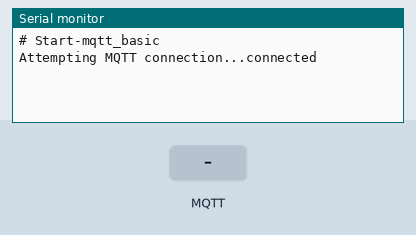
Simulated run of this sketch. Board: Arduino Uno, built with avr-gcc and run on an emulated ATmega328P. Shown: the last lines printed to the serial monitor. The inputs (shaded band) are chosen by the test bench. WiFi joins after 1.5 s; servers stay silent unless stated; no MQTT or app messages arrive unless stated.

Above: at 4.2 s.
4.3 s: MQTT message "1" arrives on the first subscribed topic
At 4.7 s:
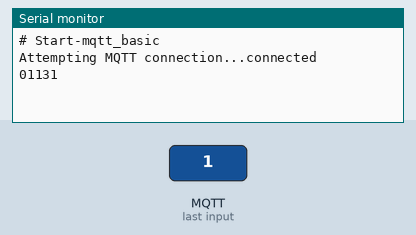
5.8 s: MQTT message "on" arrives on the first subscribed topic
At 7.0 s:
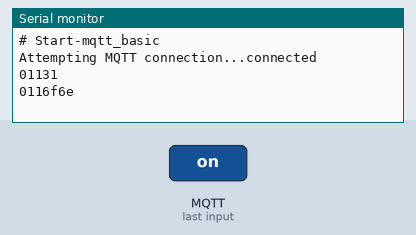
7.3 s: MQTT message "off" arrives on the first subscribed topic
At 8.2 s:
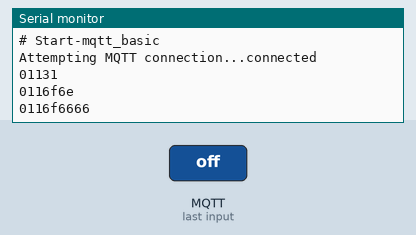

Measured:
- after the input at 4.3 s, the serial monitor: prints a new line at once (image 1)
- after the input at 5.8 s, the serial monitor: prints a new line at once (image 2)
- after the input at 7.3 s, the serial monitor: prints a new line at once (image 3)

The sketch:

mqtt_dot_matrix_v2_6.ino
```cpp
#include <SPI.h>
#include <Ethernet.h>
#include <PubSubClient.h>

// Update these with values suitable for your network.
byte mac[]    = {  0xDE, 0xED, 0xBA, 0xFE, 0xFE, 0xE1 };

IPAddress ip(172, 168, 1, 41 );
IPAddress local_server(192, 168, 10, 106 );
//const char* mqtt_server = "test.mosquitto.org";

char mTopic[]="item-kuc-arc-f/device-1/matrix_v2_1";
long mCount=0;
long lastMsg = 0;

void callback(char* topic, byte* payload, unsigned int length) {
  //Serial.print("Message arrived [");
  //Serial.print(topic);
  //Serial.print("] ");
  String sCRLF="\r\n";
  Serial.print("011");
  int iCt=0;
  for (int i=0;i<length;i++) {
//    Serial.print((char)payload[i]);
    char sTmp[4+1];
    sprintf(sTmp, "%02x", (char *)payload[i]);
Serial.print(sTmp);
    iCt++;
    if(iCt>=  6){
        delay(100);
        iCt=0;
    }
  }
Serial.print(sCRLF);
}

EthernetClient ethClient;
PubSubClient client(ethClient);

void reconnect() {
  // Loop until we're reconnected
  while (!client.connected()) {
    Serial.print("Attempting MQTT connection...");
    if (client.connect("arduinoClient")) {
      Serial.println("connected");
      //client.publish("outTopic","hello world");
      client.subscribe( mTopic );
      //
    } else {
      Serial.print("failed, rc=");
      Serial.print(client.state());
      Serial.println(" try again in 5 seconds");
      // Wait 5 seconds before retrying
      delay(5000);
    }
  }
}

//
void setup()
{
  Serial.begin( 9600);
  Serial.println("# Start-mqtt_basic");

  // client.setServer(mqtt_server, 1883);
  client.setServer(local_server, 1883);
  client.setCallback(callback);

  //Ethernet.begin(mac, ip);
  if (Ethernet.begin(mac) == 0) {
    Serial.println("Failed to configure Ethernet using DHCP");
    Ethernet.begin(mac, ip );
  }
  // Allow the hardware to sort itself out
  delay(1500);
}

void loop()
{
  if (!client.connected()) {
    reconnect();
  }
  client.loop();

}
```
